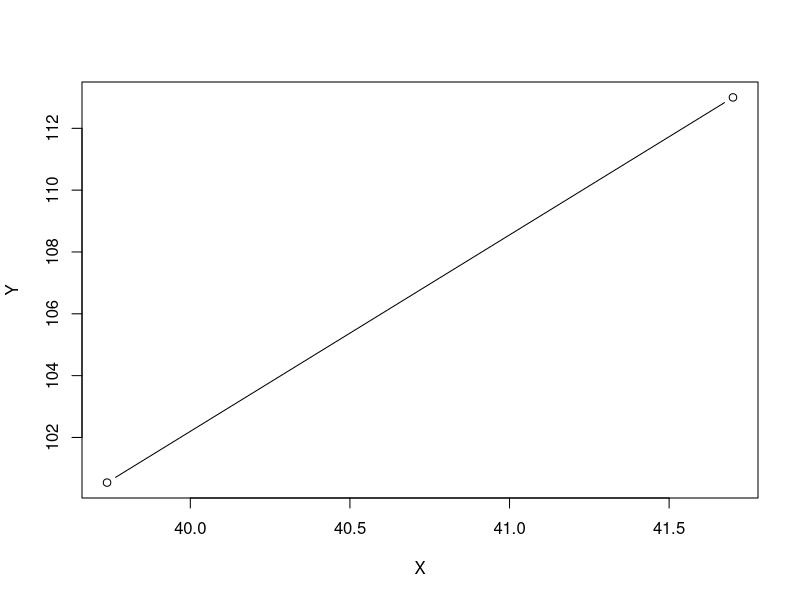
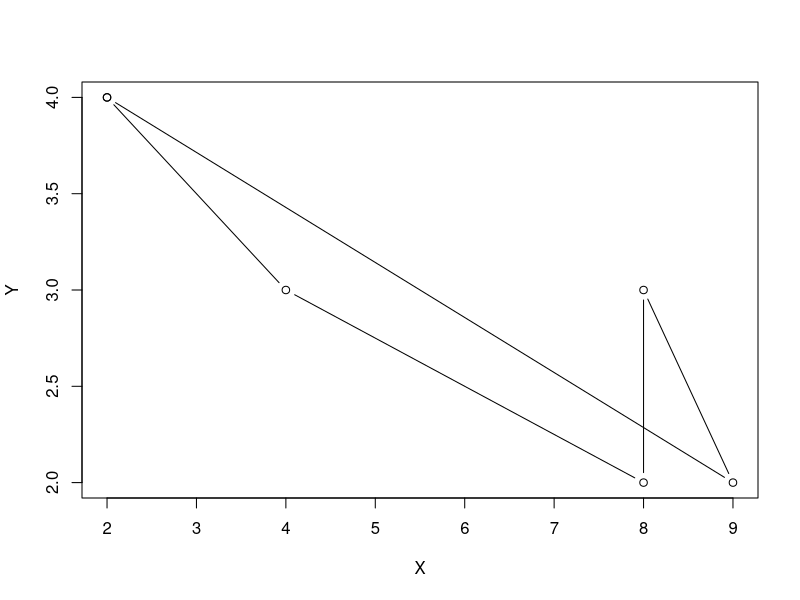

Write R code to recreate these figures, in order. (Note: this script raises an error after producing the figures.)
# 1. Implement a cat class, complete with race and print methods.
noodles <- list(length=45, weight=10, breed="tabby")
class(noodles) <- c("cat")
class(noodles)
noodles

sawyer <- list(length=51, weight=15, breed="tabby")
class(sawyer) <- c("cat", "mammal")
class(sawyer)
sawyer

race <- function(first, second){
  if(!inherits(first, "cat") | !inherits(second, "cat"))
    stop("You haven’t given me two cats!")
  if(first$length > second$length){
    print("First cat won!")
    return(first)
  }
  print("Second cat won!")
  return(second)
}

race(noodles, sawyer)

# 2. Implement a point class that holds x and y information for a point in space.
# wilmington <- list(lat=39.7391, lon=75.5398, name='Wilmington')
# class(wilmington) <- 'Point'
# logan <- list(lat=41.7, lon=111.8, name='Logan')
# class(logan) <- 'Point'


point <- function(x, y){
  output <- list(x=x, y=y)
  class(output) <- 'Point'
  return(output)
}

point1 = point(2,4)
point2 = point(1,6)
# 3. Write a distance method that calculates the distance between two points in space.
# deg2rad <- function(deg) {(deg*pi)/(180)}

  distance <- function(loc1, loc2){
    if(!inherits(loc1, "Point") | !inherits(loc2, "Point"))
      stop("You haven’t given me two points!")
    x1 = loc1$x
    x2 = loc2$x
    y1 = loc1$y
    y2 = loc2$y
    dy = y2 - y1
    dx = x2 - x1
    d = sqrt((dy^2)+(dx^2))
    return(d)
    # R = 3961 # miles
    # lat1 = deg2rad(loc1$lat)
    # lat2 = deg2rad(loc2$lat)
    # lon1 = deg2rad(loc1$lon)
    # lon2 = deg2rad(loc2$lon)
    # dlon = lon2 - lon1
    # dlat = lat2 - lat2
    # # dlon = deg2rad(loc2$lon - loc1$lon)
    # # dlat = deg2rad(loc2$lat - loc1$lat)
    # a = (sin(dlat/2))^2 + cos(lat1) * cos(lat2) * (sin(dlon/2))^2 
    # c = 2 * atan2(sqrt(a), sqrt(1-a) ) 
    # d = R * c 
    #   print(paste('The distance between', loc1$name, 'and', loc2$name, 'is approximately', round(d,digits=0), 'miles.'))
  
      }
distance(point1, point2)

# 4. Implement a line class that takes two point objects and makes a line between them.
a<- list(x=39.7391, y=100.5398)
class(a) <- 'Line'
b <- list(x=41.7, y=113)
class(b) <- 'Line'

line <- function(x, y){
  output <- list(x=x, y=y)
  class(output) <- 'Line'
  return(output)
}

# 6. Write plot methods for point and line objects.
lineplot <- function(point1, point2){
  if(!inherits(point1, "Line") | !inherits(point2, "Line"))
    stop("You haven’t given me two sets of points!")
plot(x = c(point1$x, point2$x), y= c(point1$y, point2$y), type='b', xlab ='X', ylab='Y')
  
}
lineplot(a, b)

# 5. Implement a polygon class that stores a polygon from point objects. Hint: a polygon is really just a
# load of lines.

polygon <- function(x, y){
  output <- list(x=x, y=y)
  class(output) <- 'Polygon'
  return(output)
}

# 7. Write a plot method for a polygon. Hint: if this isn’t trivial, you’re doing something wrong.

test1 <- polygon(2,4)
test2 <- polygon(4,3)
test3 <- polygon(8,2)
test4 <- polygon(8,3)
test5 <- polygon(9,2)

polygonplot <- function(test1, test2, test3, test4, test5){
  if(!inherits(test1, "Polygon") | !inherits(test2, "Polygon") | !inherits(test3, "Polygon") | !inherits(test4, "Polygon") | !inherits(test5, "Polygon"))
    stop("This will never make a polygon!")
  plot(x = c(test1$x, test2$x, test3$x, test4$x, test5$x, test1$x), y= c(test1$y, test2$y, test3$y, test4$y, test5$y, test1$y), type='b', xlab ='X', ylab='Y')
  
}
polygonplot(test1, test2, test3, test4, test5)

# 8. Create a canvas object that the add function can add point, line, circle, and polygon objects to.
# Write plot and print methods for this class.

add <- function(point,line,circle,polygon){
  if(!inherits(point, "Point") | !inherits(line, "Line") | !inherits(circle, "Circle") | !inherits(polygon, "Polygon"))
    stop("What in the heck did you give me?!")
  canvas <- list(point, line, circle, polygon)
  return(canvas)
}

a = point(x = 1, y = 2)
b = line(x = 3, y = 5)
c = circle(r = 1, x = 2, y = 3)
d = polygon(x = 4, y = 7)

canvas = add(a,b,c,d)

# 9. Implement a circle object that takes a point and a radius and stores a circle. Don’t make a circle out
# of lines!

circle <- function(r, x, y){
  output <- list(r=r, x=x, y=y)
  class(output) <- 'Circle'
  return(output)
}

c = circle(1,2,3)

# circumference of a circle = 2*pi*r

circleplot <- function(r,x,y){
  radius <- r
  theta <- seq(0, 2 * pi, length = 100)
  plot(c(-5, 5), c(-5, 5), type = "n")
lines(x = radius * cos(theta)+x, y = radius * sin(theta)+y, type='l')
}

# 10. Write area generic methods for circle and polygon objects.


# 11. Add support for circle objects to your canvas.


# 12. Add a summary method for canvas that calculates the height and width of the canvas, the fraction of the
# canvas covered in filled-in polygons and circles (if appropriate), and average distance between any points
# on the canvas (if appropriate).




# 13. Add optional colour support for your objects.

